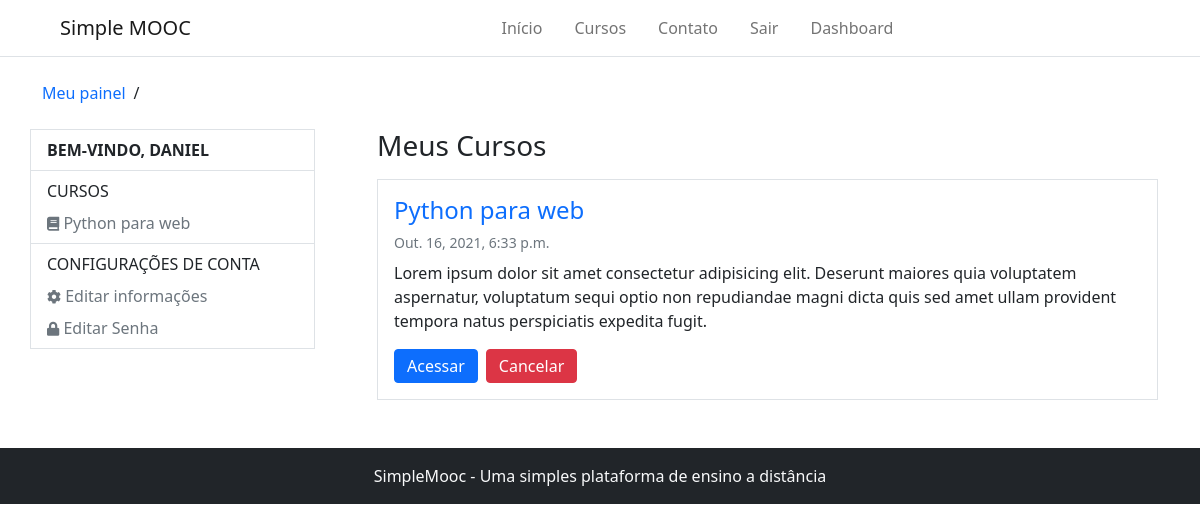
/accounts/ (signed in), run on an earlier commit of the app's database.
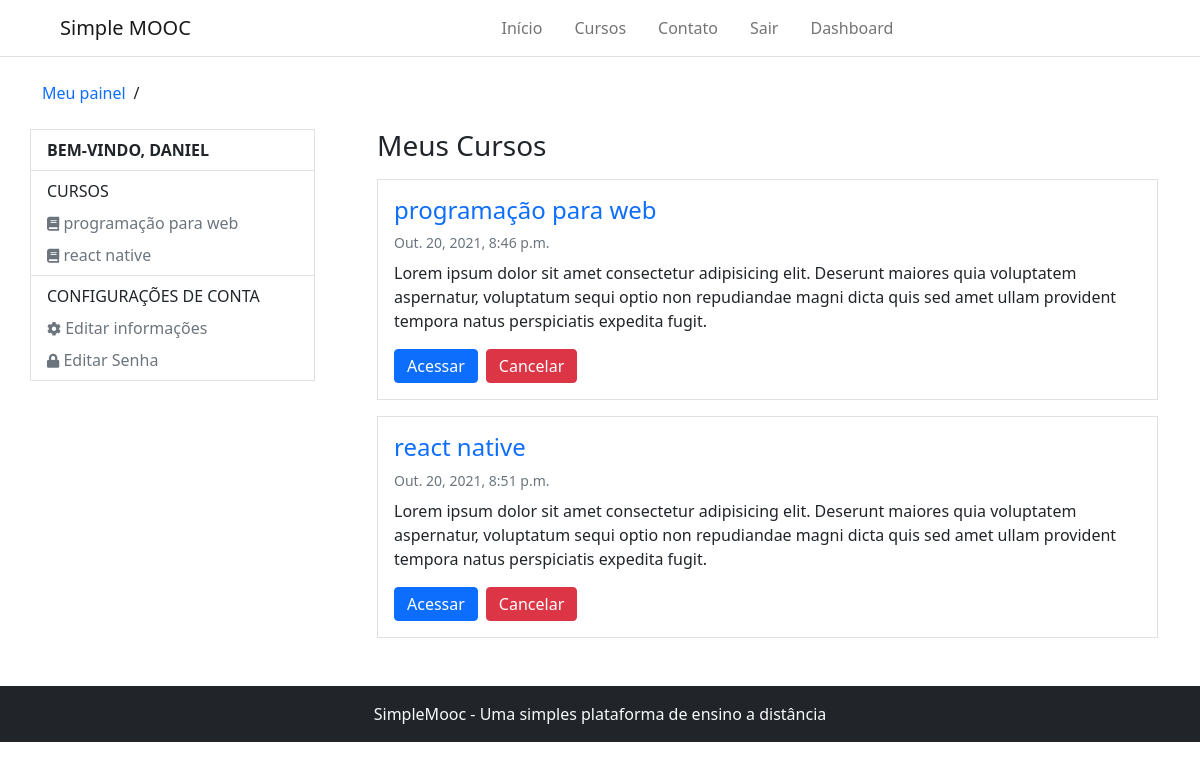
And on a later commit of the database.
### Courses/models.py (models this page shows, shortened)
class subscribe(models.Model):
    STATUS_CHOICES = (
        (0, 'Análise'),
        (1, 'Aprovado'),
        (2, 'Cancelado'),
    )
    user = models.ForeignKey(settings.AUTH_USER_MODEL, on_delete=models.CASCADE, verbose_name='Usuário')
    course = models.ForeignKey(Course, on_delete=models.CASCADE, verbose_name='Curso')
    status = models.IntegerField(choices=STATUS_CHOICES, default=1, blank=True, verbose_name='Situação')
    created_at = models.DateTimeField(auto_now_add=True, verbose_name='Criado em')
    update_at = models.DateTimeField(auto_now=True, verbose_name='Atualizado em')
    class Meta:
        verbose_name = 'Inscrição'
        verbose_name_plural = 'Inscrições'
        unique_together = (('user', 'course'),)

class Course(models.Model):
    name_course = models.CharField(max_length=50, verbose_name='Nome do curso')
    slug_course = models.SlugField(verbose_name='Atalho', blank=True)
    description_course = models.CharField(max_length=255, verbose_name='Descrição do curso')
    about_course = models.TextField(verbose_name='Sobre o curso')
    image_course = models.ImageField(upload_to='course_img/%Y/%m/%d', verbose_name='Imagem', null=True, blank=True)
    created_at = models.DateTimeField(auto_now_add= True, verbose_name='Data de criação')
    update_at = models.DateTimeField(auto_now=True, verbose_name='Data de atualização')
    objects = CourseManager()
    def __str__(self):
        return self.name_course
    def course_adverts_url(self):
        return reverse('course-adverts', args=[self.slug_course])
    class Meta:
        verbose_name = 'curso'
        verbose_name_plural = 'cursos'

### Accounts/views.py (the view)
# urls.py: path('', views.dashboard,  name='dashboard'),
@login_required
def dashboard(request):
    registrations = subscribe.objects.order_by('-id').filter(user=request.user)
    return render(request, 'registration/dashboard.html', {'registrations': registrations})

### Accounts/models.py (called while the page is built)
    def __str__(self):
        return self.username

### Courses/templatetags/courses_tags.py (called while the page is built)
@register.simple_tag
def load_user_courses(user):
    registrations = subscribe.objects.order_by('-id').filter(user=user)
    return registrations

@register.inclusion_tag('partials/_my_courses.html')
def user_courses(user):
    registrations = subscribe.objects.order_by('-id').filter(user=user)
    return {'registrations': registrations}

### Accounts/templates/registration/dashboard.html (shortened to what this page needs)
{% extends 'base.html' %}
{% load courses_tags %}
{% block 'content' %}
    {% include 'partials/_header.html' %}
    <div class="container">
        <ul class="d-flex align-items-center my-4 p-0 gap-2" style="list-style: none;">
            {% block 'breadcrumbs' %}
                <li><a href="{% url 'dashboard' %}" class="text-decoration-none">Meu painel</a></li>
                <li>/</li>
            {% endblock %}
        </ul>
        <div class="row mb-5">
            <div class="col-3 p-0 d-block border border-1" style="margin-right: 50px; height: max-content;">
                <p class="text-uppercase fw-bold px-3 py-2 m-0 border-bottom">bem-vindo, {{ user.username }}</p>
                {% block 'dashboard-aside' %}
                    <ul class="nav flex-column border-bottom px-3 py-2">
                        <p class="mb-0 text-uppercase">Cursos</p>
                        {% user_courses user %}
                    </ul>
                    <ul class="nav flex-column px-3 py-2">
                        <p class="mb-0 text-uppercase">Configurações de conta</p>
                        <li class="nav-item">
                            <a class="nav-link px-0 link-secondary pb-0" href="{% url 'edit_account' %}">
                                <i class="fas fa-cog" style="font-size: 14px"></i> Editar informações
                            </a>
                        </li>
                        <li class="nav-item">
                            <a class="nav-link px-0 link-secondary pb-0" href="{% url 'edit_password' %}">
                                <i class="fas fa-lock" style="font-size: 14px"></i> Editar Senha
                            </a>
                        </li>
                    </ul>
                {% endblock %}
            </div>
            <div class="col">
                {% block 'dashboard-main' %}
                    <h1 class="fs-3 mb-3">Meus Cursos</h1>
                    <div class="d-flex flex-column gap-3">
                        {% load_user_courses user as registrations %}
                        {% for subscribe in registrations %}
                            <div class="border border-1 p-3">
                                <h2 class="fs-4"><a href="#" class="text-decoration-none">{{ subscribe.course }}</a></h2>
                                <small class="text-muted d-block mb-2">{{ subscribe.course.created_at }}</small>
                                <p>Lorem ipsum dolor sit amet consectetur adipisicing elit. Deserunt maiores quia voluptatem aspernatur, voluptatum sequi optio non repudiandae magni dicta quis sed amet ullam provident tempora natus perspiciatis expedita fugit.</p>
                                <div class="d-flex gap-2">
                                    <a href="{{ subscribe.course.course_adverts_url }}">
                                        <button class="btn btn-primary py-1">
                                            Acessar
                                        </button>
                                    </a>
                                    <a href="{% url 'unsubscribe-course' subscribe.course.slug_course %}">
                                        <button class="btn btn-danger py-1">
                                            Cancelar
                                        </button>
                                    </a>
                                </div>
                            </div>
                        {% endfor %}
                    </div>
                {% endblock %}
            </div>
        </div>
    </div>
    {% include 'partials/_footer.html' %}
{% endblock %}

### templates/partials/_my_courses.html
{% for subscribe in registrations %}
    <li class="nav-item">
        <a class="nav-link px-0 link-secondary pb-0" aria-current="page" href="{{ subscribe.course.course_user_url }}">
            <i class="fas fa-book" style="font-size: 14px"></i> {{ subscribe.course }}
        </a>
    </li>
{% empty %}
    <p class="text-muted">Você não está escrito em nenhum curso</p>
{% endfor %}

What changed in the data, as far as the page shows it:
removed subscribe: course "Python para web", course.created_at "Out. 16, 2021, 6:33 p.m."
added subscribe: course "programação para web", course.created_at "Out. 20, 2021, 8:46 p.m."
added subscribe: course "react native", course.created_at "Out. 20, 2021, 8:51 p.m."
